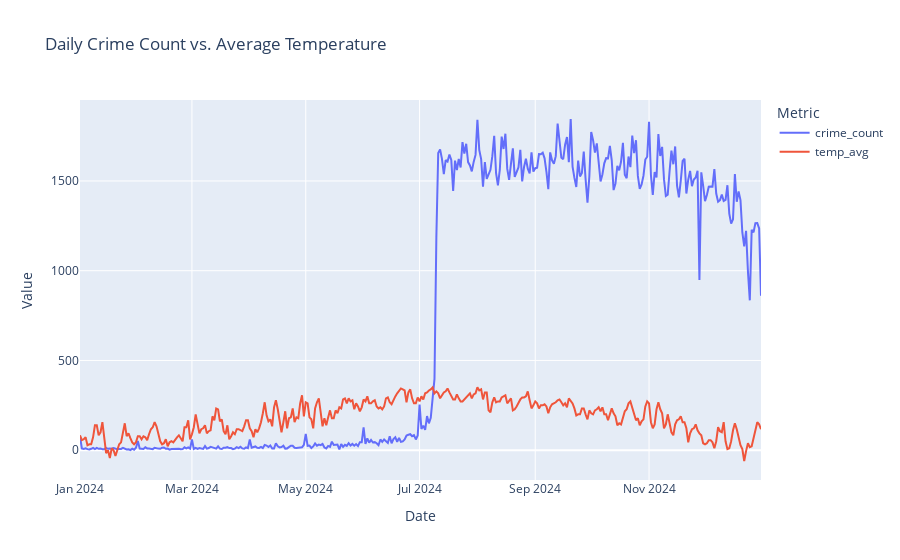

Notebook cell for this chart:
### Markdown cell above
## 8. Correlate Daily Crime with Average Temperature

Steps in this cell:

1. Compute **daily average temperature** from the weather dataset.
2. Merge the daily crime counts and daily temperature on `date`.
3. Plot both time series together for comparison.

**Why?**  
Overlaying crime volume with temperature allows us to explore potential correlations (e.g., do hotter days see more incidents?).

### Code cell
## 7. Compare Daily Crime Counts with Average Temperature

# %%
# Calculate daily average temperature
df_temp_daily = (
    df_weather.groupby('date')
              .agg(temp_avg=('temp_max', 'mean'))
              .reset_index()
)

# Merge crime counts with temperature data

df_combined = pd.merge(
    daily_counts,
    df_temp_daily,
    on='date',
    how='inner'
)

# Plot line chart with two metrics
y = ['crime_count', 'temp_avg']
fig = px.line(
    df_combined,
    x='date',
    y=y,
    labels={'value': 'Value', 'variable': 'Metric', 'date': 'Date'},
    title='Daily Crime Count vs. Average Temperature'
)
fig.show()

### Figure 1 — Plotly figure (JSON) as saved in the notebook; plotly's stock layout.template omitted (floating-point values rounded to 4 significant figures; data arrays with more than 128 entries replaced by an {"elided": "..."} marker saying what was removed)
{"data": [{"hovertemplate": "Metric=crime_count<br>Date=%{x}<br>Value=%{y}<extra></extra>", "legendgroup": "crime_count", "line": {"color": "#636efa", "dash": "solid"}, "marker": {"symbol": "circle"}, "mode": "lines", "name": "crime_count", "orientation": "v", "showlegend": true, "type": "scatter", "x": {"elided": "366 str values"}, "xaxis": "x", "y": {"elided": "366 float values"}, "yaxis": "y"}, {"hovertemplate": "Metric=temp_avg<br>Date=%{x}<br>Value=%{y}<extra></extra>", "legendgroup": "temp_avg", "line": {"color": "#EF553B", "dash": "solid"}, "marker": {"symbol": "circle"}, "mode": "lines", "name": "temp_avg", "orientation": "v", "showlegend": true, "type": "scatter", "x": {"elided": "366 str values"}, "xaxis": "x", "y": {"elided": "366 float values"}, "yaxis": "y"}], "layout": {"legend": {"title": {"text": "Metric"}, "tracegroupgap": 0}, "title": {"text": "Daily Crime Count vs. Average Temperature"}, "xaxis": {"anchor": "y", "domain": [0, 1], "title": {"text": "Date"}}, "yaxis": {"anchor": "x", "domain": [0, 1], "title": {"text": "Value"}}}}
